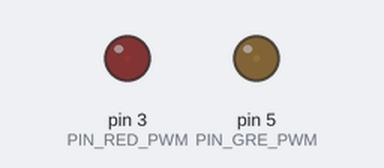
Bench run of a sketch on a simulated Arduino Uno, built with avr-gcc and run on an emulated ATmega328P. Shown: output pins drawn as LEDs (lit = HIGH).

Above: at 0.05 s.
At 2.3 s:
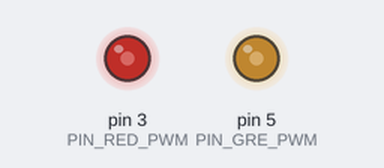
At 4.6 s:
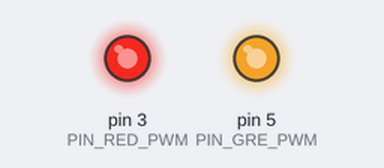
At 9.2 s:
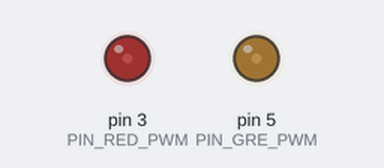
Timing chart, 0 to 13.3 s (numbered marks = the images above):
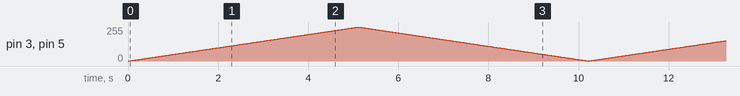

The sketch:

3.ex_PWM_LED_UNO_.ino
```cpp
// (licence header left out)
#define MAX_PWM 255

int PORT_LED_PWM = 0;
int PIN_RED_PWM = 3;
int PIN_GRE_PWM = 5;

void setup()
{
  pinMode(PIN_RED_PWM, OUTPUT);
  pinMode(PIN_GRE_PWM, OUTPUT);
}

void loop()
{
  int i=0;

  for(i = 0; i < MAX_PWM; i++)
  { // 255번 * 20ms -> 약 5s
    analogWrite(PIN_RED_PWM,i);
    analogWrite(PIN_GRE_PWM,i);
    delay(20);
  }
  for(i = MAX_PWM; i > 0; i--)
  {
    analogWrite(PIN_RED_PWM,i);
    analogWrite(PIN_GRE_PWM,i);
    delay(20);
  }
}
```
